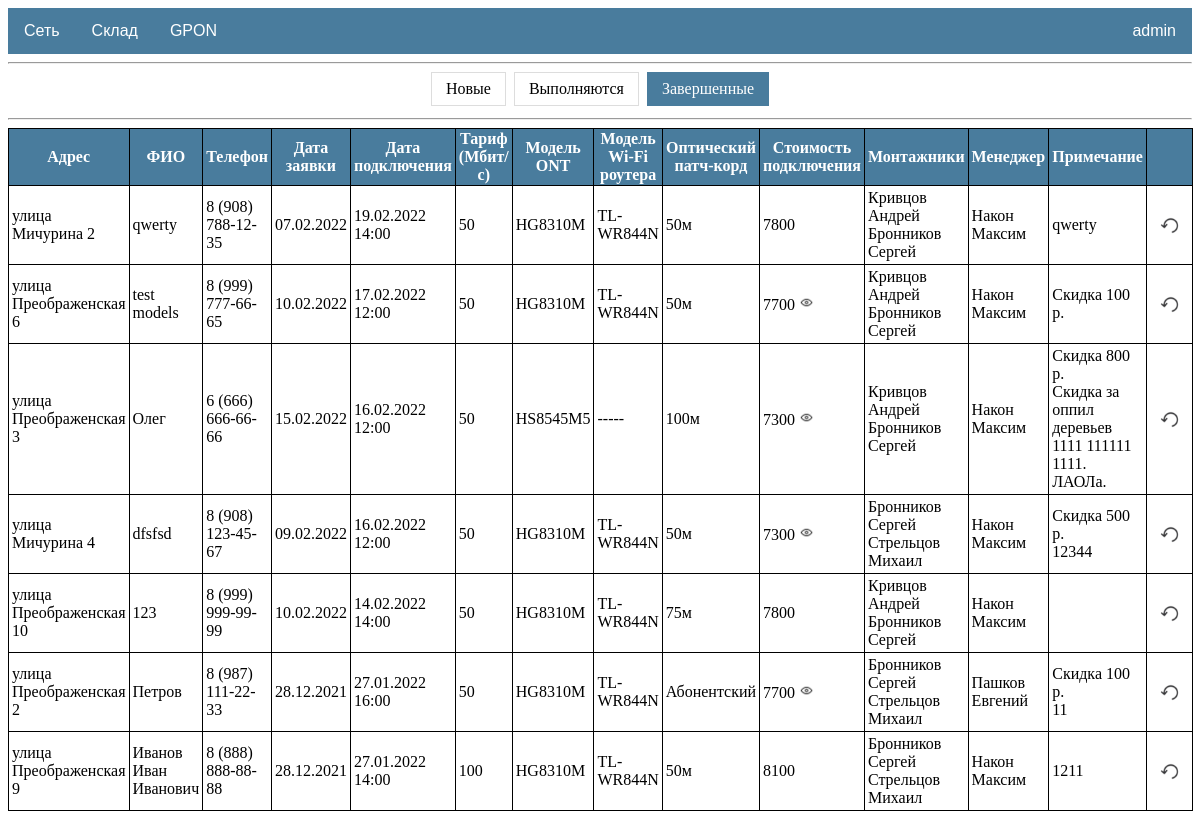
The page /gpon/requests/completed/ (signed in) on the database its author committed.
### gpon/models.py (models this page shows, shortened)
class Request(models.Model):
    address = models.OneToOneField(House, on_delete=models.CASCADE, verbose_name='Адрес')
    name = models.CharField(max_length=50, verbose_name='ФИО')
    phone = models.CharField(max_length=50, verbose_name='Телефон')
    date_req = models.DateField(auto_now_add=True, verbose_name='Дата заявки')
    date_con = models.DateTimeField(blank=True, null=True, verbose_name='Дата подключения')
    tariff = models.ForeignKey(Tariff, on_delete=models.CASCADE, blank=True, null=True, verbose_name='Тариф')
    tariff_cost = models.IntegerField(default=0, verbose_name='Стоимость тарифа')
    ont = models.ForeignKey(Product, on_delete=models.CASCADE, blank=True, null=True, related_name='ont', verbose_name='Модель ONT')
    router = models.ForeignKey(Product, on_delete=models.CASCADE, blank=True, null=True, related_name='router', verbose_name='Модель Wi-Fi роутера')
    router_cost = models.IntegerField(default=0, verbose_name='Стоимость роутера')
    cord = models.ForeignKey(Product, on_delete=models.CASCADE, blank=True, null=True, related_name='cord', verbose_name='Патч-корд')
    whose_cord = models.BooleanField(default=False, verbose_name='Абонентский')  # Если True, то патч абонента
    discount = models.PositiveIntegerField(default=0, verbose_name='Скидка')
    cost_con = models.PositiveIntegerField(default=0, verbose_name='Стоимость подключения')
    installer = models.ManyToManyField(User, blank=True, related_name='installer', verbose_name='Монтажники')
    manager = models.ForeignKey(User, blank=True, null=True, on_delete=models.CASCADE, related_name='manager', verbose_name='Менеджер')
    note = models.TextField(blank=True, verbose_name='Примечание')
    status = models.BooleanField(default=False)
    class Meta:
        ordering = ['id']

class House(models.Model):
    cable = 'Нет кабеля'
    welding = 'Необходима сварка'
    ready = 'Готов к подключению'
    type = [(cable, 'Нет кабеля'), (welding, 'Необходима сварка'), (ready, 'Готов к подключению')]
    district = models.ForeignKey(District, blank=True, null=True, on_delete=models.CASCADE, verbose_name='Район')
    address = models.OneToOneField(Address, on_delete=models.CASCADE, unique=True, verbose_name='Адрес')
    status = models.CharField(max_length=20, choices=type, default=cable, verbose_name='Статус')
    note = models.TextField(blank=True, verbose_name='Примечание')
    time = models.DateTimeField(auto_now=True, verbose_name='Дата изменения')
    class Meta:
        ordering = ['address']
    def __str__(self):
        return f'{self.address}'

class Tariff(models.Model):
    name = models.CharField(max_length=50, unique=True, verbose_name='Название тарифа')
    speed = models.IntegerField(default='100', verbose_name='Скорость Мбит/с')
    price = models.IntegerField(verbose_name='Стоимость тарифа')
    is_active = models.BooleanField(default=True)

### addressbook/models.py (models this page shows)
class Address(models.Model):
    avenue = 'проспект'
    street = 'улица'
    boulevard = 'бульвар'
    passage = 'проезд'
    lane = 'переулок'
    highway = 'шоссе'
    list = [(avenue, 'проспект'), (street, 'улица'), (boulevard, 'бульвар'), (passage, 'проезд'),
            (lane, 'переулок'), (highway, 'шоссе')]
    address_type = models.CharField(max_length=10, choices=list, default=street, verbose_name='Тип')
    address_name = models.CharField(max_length=50, verbose_name='Название')
    address_house = models.CharField(max_length=5, verbose_name='Номер дома')
    class Meta:
        ordering = ['address_type', 'address_name', 'address_house']
        unique_together = ('address_type', 'address_name', 'address_house')
    def __str__(self):
        return f'{self.address_type} {self.address_name} {self.address_house}'

### storage/models.py (models this page shows, shortened)
class Product(models.Model):
    category = models.ForeignKey(Category, on_delete=models.CASCADE, verbose_name='Категория')
    type = models.ForeignKey(Type, on_delete=models.CASCADE, verbose_name='Тип')
    name = models.CharField(max_length=50, unique=True, verbose_name='Название')
    image = models.ImageField(default='default.jpg')
    quality = models.PositiveIntegerField(default=0, verbose_name='Количество')
    price = models.PositiveIntegerField(default=0, verbose_name='Цена')
    description = models.CharField(max_length=100, blank=True, verbose_name='Описание')
    slug = models.SlugField(max_length=100, unique=True, verbose_name='URL')
    def __str__(self):
        return f'{self.name}'

### gpon/views.py (the view)
# urls.py: path('requests/completed/', RequestList.as_view(template_name='gpon/requests_completed.html'), name='requests_completed'),
class RequestList(LoginRequiredMixin, ListView):
    model = Request
    context_object_name = 'requests'
    paginate_by = 50
    """
    Переопределяем queryset в зависимости от url запроса.
    """
    def get_queryset(self):
        qs = self.model.objects.all()
        url = self.request.get_full_path()
        if 'new' in url:
            qs = qs.filter(status='False', date_con__isnull=True).order_by('date_req')
        elif 'in-progress' in url:
            qs = qs.filter(status='False').exclude(date_con__isnull=True).order_by('date_con')
        elif 'completed' in url:
            qs = qs.filter(status='True').order_by('-date_con')
        return qs

### templates/gpon/requests_completed.html (shortened to what this page needs)
{%extends 'default.html' %}
{% block content %}
<hr>
<div class="center">
  <div class="menu-status">
    <a href="{% url 'requests_new' %}">Новые</a>
    <a href="{% url 'requests_in_progress' %}">Выполняются</a>
    <a class="active" href="{% url 'requests_completed' %}">Завершенные</a>
  </div>
</div>
<hr>
{%  if requests %}
    <table class="table_gpon">
        <tr>
            <th style="width: 220px">
                Адрес
            </th>
            <th style="width: 220px">
                ФИО
            </th>
            <th style="width: 130px">
                Телефон
            </th>
            <th style="width: 60px">
                Дата заявки
            </th>
            <th style="width: 90px">
                Дата подключения
            </th>
            <th style="width: 90px">
                Тариф (Мбит/с)
            </th>
            <th>
                Модель ONT
            </th>
            <th style="width: 120px">
                Модель Wi-Fi роутера
            </th>
            <th style="width: 100px">
                Оптический патч-корд
            </th>
            <th style="width: 90px">
                Стоимость подключения
            </th>
            <th style="width: 170px">
                Монтажники
            </th>
            <th style="width: 170px">
                Менеджер
            </th>
            <th style="width: 200px">
               Примечание
            </th>
            <th style="width: 20px">
            </th>
        </tr>
    {% for house in requests %}
        <tr>
            <td style="text-align: left">
                {{ house.address }}
            </td>
            <td style="text-align: left">
                {{ house.name }}
            </td>
            <td>
                {{ house.phone }}
            </td>
            <td>
                {{ house.date_req|date:'d.m.Y' }}
            </td>
            <td>
                {{ house.date_con|date:'d.m.Y H:i' }}
            </td>
            <td>
                <span style="cursor: help" title="Стоимость {{ house.tariff_cost }} р.">
                    {{ house.tariff.speed }}
                </span>
            </td>
            <td>
                {{ house.ont }}
            </td>
            <td>
                {% if house.router is None %}
                    -----
                {% else %}
                    <span style="cursor: help" title="Стоимость {{ house.router_cost }} р.">
                        {{ house.router }}
                    </span>
                {% endif %}
            </td>
            <td>
                {% if house.cord is None %}
                    {% if house.whose_cord is True %}
                        Абонентский
                    {% else %}
                        -----
                    {% endif %}
                {% else %}
                    {{ house.cord }}
                {% endif %}
            </td>
            <td>
                {% if house.discount != 0 %}
                    <span style="cursor: help" title="С учётом скидки {{ house.discount }} р.">
                        {{ house.cost_con }}
                        <img src="/static/images/icon_eye.png" width="15" height="15">
                    </span>
                {% else %}
                    {{ house.cost_con }}
                {% endif %}
            </td>
            <td style="text-align: left">
                {% for i in house.installer.all %}
                    {{ i.last_name }} {{ i.first_name }}<br>
                {% endfor %}
            </td>
            <td style="text-align: left">
                {% if house.manager is None %}
                    -----
                {% else %}
                    {{ house.manager.last_name }} {{ house.manager.first_name }}
                {% endif %}
            </td>
            <td style="text-align: left">
                {% if house.discount != 0 %}
                    Скидка {{ house.discount }} р.<br>
                    {{ house.note }}
                {% else %}
                    {{ house.note }}
                {% endif %}
            </td>
            <td style="text-align: center">
                <form action="{% url 'request_resume' house.pk %}" method="POST">
                    <button type="submit" style="background-color:transparent; border-color:transparent;" title="Возобновить">
                        <img src="/static/images/icon_resume.png" width="23" height="23">
                    </button>
                </form>
            </td>
        </tr>
    {% endfor %}
    </table>
{%  else %}
    <h2 class="center">Заявок нет</h2>
{% endif %}
<br>
{% include "pagination.html" %}
{% endblock content %}

### templates/default.html (shortened to what this page needs)
{% load static %}
<!DOCTYPE html>
<html lang="en" xmlns="http://www.w3.org/1999/html">
<head>
  <link href="{% static 'css/default.css'%}" rel="stylesheet">
</head>
<div class="navbar">
  <div class="dropdown">
    <button class="dropbtn">Сеть
    </button>
  </div>
  <div class="dropdown">
    <button class="dropbtn">Склад
    </button>
  </div>
  <div class="dropdown">
    <button class="dropbtn">GPON
    </button>
  </div>
  <div class="dropdown-pro">
    <button class="dropbtn-pro">{{ user.username }}
    </button>
  </div>
</div>
<body>
{% block content %}
{% endblock content %}
</body>
</html>

### static/css/default.css (style rules this page uses)
.navbar { overflow: hidden; background-color: #497c9d; font-family: Arial, Helvetica, sans-serif; }
.dropdown { float: left; overflow: hidden; }
.dropdown .dropbtn { font-size: 16px; border: none; outline: none; color: white; padding: 14px 16px; background-color: inherit; font-family: inherit; margin: 0; }
.dropdown-pro { float: right; overflow: hidden; }
.dropdown-pro .dropbtn-pro { font-size: 16px; border: none; outline: none; color: white; padding: 14px 16px; background-color: inherit; font-family: inherit; margin: 0; }
button { cursor: pointer; }
.table_default th, td { position: relative; border: 1px solid black; padding: 5px; word-wrap:break-word; }
.table_detail th, td { border: 1px solid black; padding: 1px 3px; word-wrap:break-word; }
.switch-detail th, td { border: 1px solid black; padding: 1px 3px; word-wrap:break-word; }
.switch-form th, td { border: 1px solid black; padding: 1px 3px; word-wrap:break-word; }
.table_gpon { border-collapse: collapse; border-spacing: 1px; table-layout: fixed; margin: auto; }
.table_gpon th { border: 1px solid black; padding: 1px 3px; word-wrap:break-word; background: #497c9d; color: #fff; }
.table_gpon td { padding: 3px; }
.table_gpon td button img { vertical-align: middle; }
.table_gpon_form th, td { border: 1px solid black; padding: 1px 3px; word-wrap:break-word; }
.center { text-align: center; }
.menu-status { display: inline-block; }
.menu-status a { color: black; float: left; padding: 7px 14px; text-decoration: none; transition: background-color .3s; border: 1px solid #ddd; margin: 0 4px; }
.menu-status a.active { background-color: #497c9d; color: white; border: 1px solid #497c9d; }

### rows shown on the page
Request: address "улица Мичурина 2", name "qwerty", phone "8 (908) 788-12-35", date_req "07.02.2022", date_con "19.02.2022 14:00", tariff.speed "50", ont "HG8310M", router "TL-WR844N", cord "50м", cost_con "7800", manager.last_name "Након", manager.first_name "Максим", note "qwerty"
Request: address "улица Преображенская 6", name "test models", phone "8 (999) 777-66-65", date_req "10.02.2022", date_con "17.02.2022 12:00", tariff.speed "50", ont "HG8310M", router "TL-WR844N", cord "50м", cost_con "7700", manager.last_name "Након", manager.first_name "Максим", discount "100"
Request: address "улица Преображенская 3", name "Олег", phone "6 (666) 666-66-66", date_req "15.02.2022", date_con "16.02.2022 12:00", tariff.speed "50", ont "HS8545M5", cord "100м", cost_con "7300", manager.last_name "Након", manager.first_name "Максим", discount "800", note "Скидка за оппил деревьев 1111 111111 1111. ЛАОЛа."
Request: address "улица Мичурина 4", name "dfsfsd", phone "8 (908) 123-45-67", date_req "09.02.2022", date_con "16.02.2022 12:00", tariff.speed "50", ont "HG8310M", router "TL-WR844N", cord "50м", cost_con "7300", manager.last_name "Након", manager.first_name "Максим", discount "500", note "12344"
Request: address "улица Преображенская 10", name "123", phone "8 (999) 999-99-99", date_req "10.02.2022", date_con "14.02.2022 14:00", tariff.speed "50", ont "HG8310M", router "TL-WR844N", cord "75м", cost_con "7800", manager.last_name "Након", manager.first_name "Максим"
Request: address "улица Преображенская 2", name "Петров", phone "8 (987) 111-22-33", date_req "28.12.2021", date_con "27.01.2022 16:00", tariff.speed "50", ont "HG8310M", router "TL-WR844N", whose_cord "Абонентский", cost_con "7700", manager.last_name "Пашков", manager.first_name "Евгений", discount "100", note "11"
Request: address "улица Преображенская 9", name "Иванов Иван Иванович", phone "8 (888) 888-88-88", date_req "28.12.2021", date_con "27.01.2022 14:00", tariff.speed "100", ont "HG8310M", router "TL-WR844N", cord "50м", cost_con "8100", manager.last_name "Након", manager.first_name "Максим", note "1211"

### other values the page prints
{{ user.username }} "admin"
{{ i.last_name }} "Кривцов"
{{ i.first_name }} "Андрей"
{{ i.last_name }} "Бронников"
{{ i.first_name }} "Сергей"
{{ i.last_name }} "Стрельцов"
{{ i.first_name }} "Михаил"
